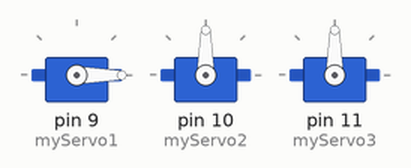
The sketch below on a simulated Arduino Uno, built with avr-gcc and run on an emulated ATmega328P. Parts: 3 × servo.

Above: at 0.05 s.
At 3.0 s:
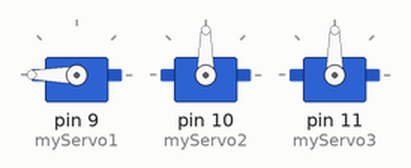
At 6.0 s:
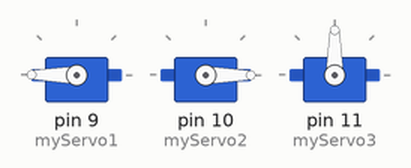
At 7.5 s:
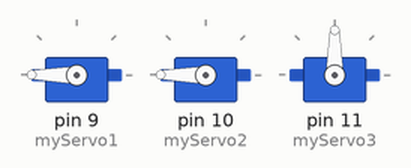
At 9.0 s:
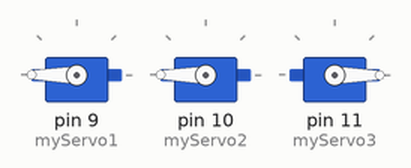
At 12.0 s:
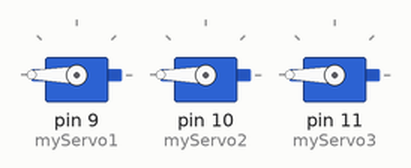
Timing chart, 0 to 15.6 s (numbered marks = the images above):
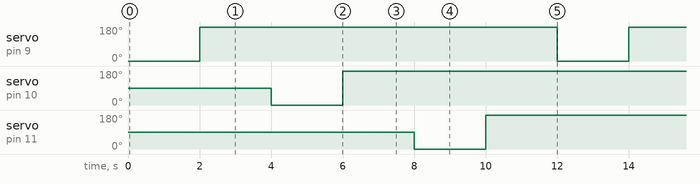

Measured:
- by itself, servo on pin 9 (myServo1), servo on pin 10 (myServo2), servo on pin 11 (myServo3): alternates 180° for 10.0 s and 0° for 2.0 s

The sketch:

controling_servo_motor.ino
```cpp
#include <Servo.h> // libraty for servo motor
Servo myServo1;
Servo myServo2;
Servo myServo3;

void setup() {
  // put your setup code here, to run once:
  // connection of servo motors
  myServo1.attach(9);
  myServo2.attach(10);
  myServo3.attach(11);

}

void loop() {
  // put your main code here, to run repeatedly:
  myServo1.write(0);
  delay(2000);
  myServo1.write(180);
  delay(2000);

  myServo2.write(0);
  delay(2000);
  myServo2.write(180);
  delay(2000);

  myServo3.write(0);
  delay(2000);
  myServo3.write(180);
  delay(2000);

}
```
